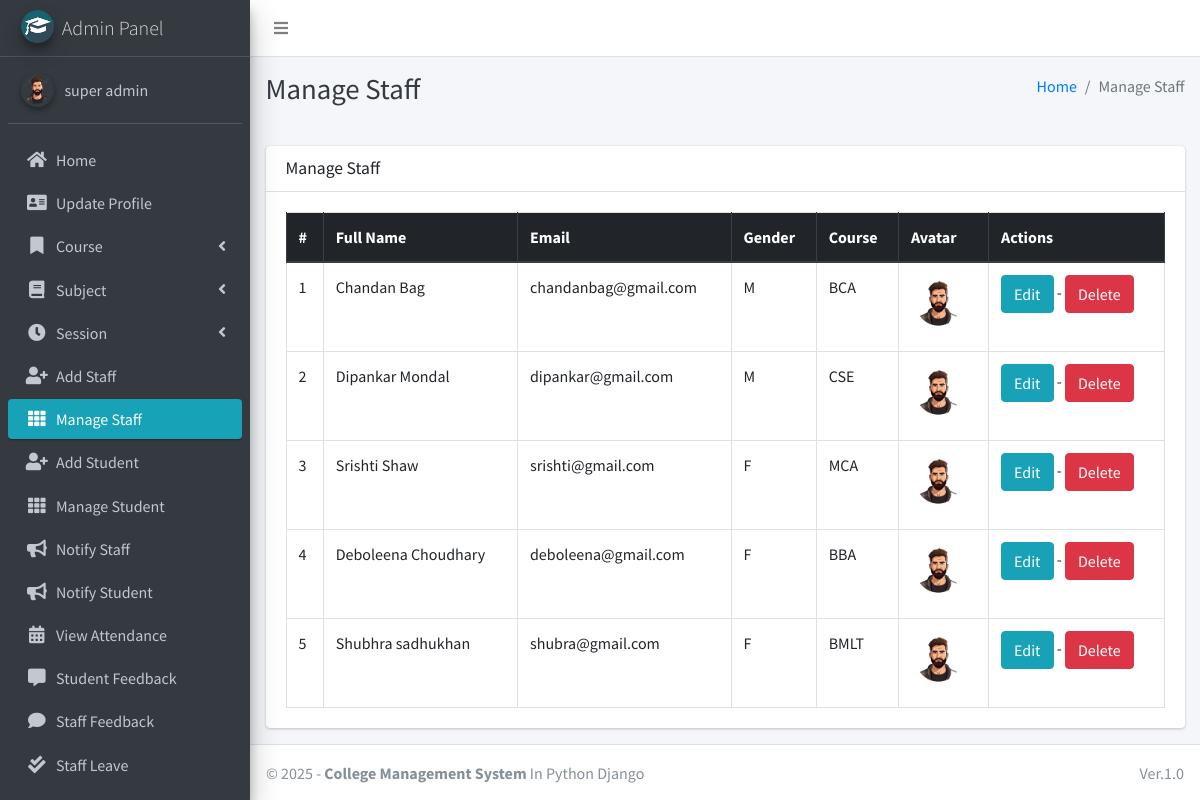
Page /staff/manage/ (signed in) on the committed database.
### main_app/models.py (models this page shows, shortened)
class CustomUser(AbstractUser):
    USER_TYPE = ((1, "HOD"), (2, "Staff"), (3, "Student"))
    GENDER = [("M", "Male"), ("F", "Female")]
    username = None  # Removed username, using email instead
    email = models.EmailField(unique=True)
    user_type = models.CharField(default=1, choices=USER_TYPE, max_length=1)
    gender = models.CharField(max_length=1, choices=GENDER)
    profile_pic = models.ImageField()
    address = models.TextField()
    fcm_token = models.TextField(default="")  # For firebase notifications
    created_at = models.DateTimeField(auto_now_add=True)
    updated_at = models.DateTimeField(auto_now=True)
    USERNAME_FIELD = "email"
    REQUIRED_FIELDS = []
    objects = CustomUserManager()
    def __str__(self):
        return self.first_name + " " + self.last_name

class Staff(models.Model):
    course = models.ForeignKey(Course, on_delete=models.DO_NOTHING, null=True, blank=False)
    admin = models.OneToOneField(CustomUser, on_delete=models.CASCADE)

class Course(models.Model):
    name = models.CharField(max_length=120)
    created_at = models.DateTimeField(auto_now_add=True)
    updated_at = models.DateTimeField(auto_now=True)

### main_app/hod_views.py (the view)
# urls.py: path("staff/manage/", hod_views.manage_staff, name='manage_staff'),
def manage_staff(request):
    allStaff = CustomUser.objects.filter(user_type=2)
    context = {
        'allStaff': allStaff,
        'page_title': 'Manage Staff'
    }
    return render(request, "hod_template/manage_staff.html", context)

### main_app/templates/hod_template/manage_staff.html
{% extends 'main_app/base.html' %}
{% load static %}
{% block page_title %}{{page_title}}{% endblock page_title %}
{% block content %}
<section class="content">
    <div class="container-fluid">
        <div class="row">
            <div class="col-md-12">
                <div class="card">
                    <div class="card-header">
                        <h3 class="card-title">{{page_title}}</h3>
                    </div>
                    <div class="card-body">
                        <table id="example2" class="table table-bordered table-hover">
                            <thead class="thead-dark">
                                <tr>
                                    <th>#</th>
                                    <th>Full Name</th>
                                    <th>Email</th>
                                    <th>Gender</th>
                                    <th>Course</th>
                                    <th>Avatar</th>
                                    <th>Actions</th>
                                </tr>
                            </thead>
                            <tbody>
                                {% for staff in allStaff %}
                                <tr>
                                    <td>{{ forloop.counter }}</td>
                                    <td>{{staff.first_name}} {{staff.last_name}}</td>
                                    <td>{{staff.email}}</td>
                                    <td>{{staff.gender}}</td>
                                    <td>{{staff.staff.course.name}}</td>
                                    <td>
                                        {% if staff.profile_pic == ""  %}
                                        No Image
                                        {% else %}
                                        <img class="img img-fluid mb-2" height="56" width="56"
                                            src="{{staff.profile_pic}}" alt="">
                                        {% endif %}
                                    </td>
                                    <td>
                                        <a href="{% url 'edit_staff' staff.staff.id %}" class="btn btn-info">Edit</a> -
                                        <a href="{% url 'delete_staff' staff.staff.id %}" class="btn btn-danger" onclick="return confirm('Are you sure about this ?')">Delete</a>
                                    </td>
                                </tr>
                                {% endfor %}
                            </tbody>
                        </table>
                    </div>
                </div>
            </div>
        </div>
    </div>
</section>
{% endblock content %}

### main_app/templates/main_app/sidebar_template.html (shortened to what this page needs)
{% load static %}
<aside class="main-sidebar sidebar-dark-info elevation-4">
    {% if request.user.user_type == '1' %}
    <a href="{% url 'admin_home' %}" class="brand-link">
        <img src="{% static 'dist/img/cmsl.png' %} " alt="AdminLTE Logo"
            class="brand-image img-circle elevation-3" >
        <span class="brand-text font-weight-light">Admin Panel</span>
    </a>
    <div class="sidebar">
        <div class="user-panel mt-3 pb-3 mb-3 d-flex">
            <div class="image">
                <img src="{{ request.user.profile_pic}}" class="img-circle elevation-2" alt="User Image">
            </div>
            <div class="info">
                <a href="#" class="d-block">{{user}}</a>
            </div>
        </div>
        <nav class="mt-2">
            <ul class="nav nav-pills nav-sidebar flex-column" data-widget="treeview" role="menu" data-accordion="false">
                <li class="nav-item">
                    {% url 'admin_home' as admin_home %}
                    <a href="{{admin_home}}" class="nav-link {% if admin_home == request.path %} active {% endif %}">
                        <i class="nav-icon fas fa-home"></i>
                        <p>
                            Home
                        </p>
                    </a>
                </li>
                <li class="nav-item">
                    {% url 'admin_view_profile' as admin_view_profile %}
                    <a href="{{admin_view_profile}}"
                        class="nav-link {% if admin_view_profile == request.path %} active {% endif %}">
                        <i class="nav-icon fas fa-address-card"></i>
                        <p>
                            Update Profile
                        </p>
                    </a>
                </li>
                <li class="nav-item has-treeview">
                    <a href="#" class="nav-link">
                        <i class="nav-icon fas fa-bookmark"></i>
                        <p>
                            Course
                            <i class="fas fa-angle-left right"></i>
                        </p>
                    </a>
                </li>
                <li class="nav-item has-treeview">
                    <a href="#" class="nav-link">
                        <i class="nav-icon fas fa-book"></i>
                        <p>
                            Subject
                            <i class="fas fa-angle-left right"></i>
                        </p>
                    </a>
                </li>
                <li class="nav-item has-treeview">
                    <a href="#" class="nav-link">
                        <i class="nav-icon fas fa-clock"></i>
                        <p>
                            Session
                            <i class="fas fa-angle-left right"></i>
                        </p>
                    </a>
                </li>
                <li class="nav-item">
                    {% url 'add_staff' as add_staff %}
                    <a href="{{add_staff}}" class="nav-link {% if add_staff == request.path %} active {% endif %}">
                        <i class="nav-icon fas fa-user-plus"></i>
                        <p>
                            Add Staff
                        </p>
                    </a>
                </li>
                <li class="nav-item">
                    {% url 'manage_staff' as manage_staff %}
                    {% url 'edit_staff' staff_id as edit_staff %}
                    <a href="{{manage_staff}}"
                        class="nav-link {% if manage_staff == request.path or request.path == edit_staff %} active {% endif %}">
                        <i class="nav-icon fas fa-th"></i>
                        <p>
                            Manage Staff
                        </p>
                    </a>
                </li>
                <li class="nav-item">
                    {% url 'add_student' as add_student%}
                    <a href="{{add_student}}" class="nav-link  {% if add_student == request.path %} active {% endif %}">
                        <i class="nav-icon fas fa-user-plus"></i>
                        <p>
                            Add Student
                        </p>
                    </a>
                </li>
                <li class="nav-item">
                    {% url 'manage_student' as manage_student %}
                    {% url 'edit_student' student_id as edit_student %}
                    <a href="{{manage_student}}"
                        class="nav-link  {% if edit_student == request.path or manage_student == request.path %} active {% endif %}">
                        <i class="nav-icon fas fa-th"></i>
                        <p>
                            Manage Student
                        </p>
                    </a>
                </li>
                <li class="nav-item">
                    {% url 'admin_notify_staff' as admin_notify_staff %}
                    <a href="{{admin_notify_staff}}"
                        class="nav-link {% if admin_notify_staff == request.path %} active {% endif %}">
                        <i class="nav-icon fas fa-bullhorn"></i>
                        <p>
                            Notify Staff
                        </p>
                    </a>
                </li>
                <li class="nav-item">
                    {% url 'admin_notify_student' as admin_notify_student %}
                    <a href="{{admin_notify_student}}"
                        class="nav-link {% if admin_notify_student == request.path %} active {% endif %}">
                        <i class="nav-icon fas fa-bullhorn"></i>
                        <p>
                            Notify Student
                        </p>
                    </a>
                </li>
                <li class="nav-item">
                    {% url 'admin_view_attendance' as admin_view_attendance %}
                <li class="nav-item">
                    <a href="{{admin_view_attendance}}"
                        class="nav-link  {% if admin_view_attendance == request.path %} active {% endif %}">
                        <i class="nav-icon fas fa-calendar-alt"></i>
                        <p>
                            View Attendance
                        </p>
                    </a>
                </li>
                <li class="nav-item">
                    {% url 'student_feedback_message' as student_feedback_message %}
                    <a href="{{ student_feedback_message }}"
                        class="nav-link  {% if student_feedback_message == request.path %} active {% endif %}">
                        <i class="nav-icon fas fa-comment-alt"></i>
                        <p>
                            Student Feedback
                        </p>
                    </a>
                </li>
                <li class="nav-item">
                    {% url 'staff_feedback_message' as staff_feedback_message %}
                    <a href="{{staff_feedback_message}}"
                        class="nav-link   {% if staff_feedback_message == request.path %} active {% endif %}">
                        <i class="nav-icon fas fa-comment"></i>
                        <p>
                            Staff Feedback
                        </p>
                    </a>
                </li>
                <li class="nav-item">
                    {% url 'view_staff_leave' as view_staff_leave %}
                    <a href="{{view_staff_leave}}"
                        class="nav-link  {% if view_staff_leave == request.path %} active {% endif %}">
                        <i class="nav-icon fas fa-check-double"></i>
                        <p>
                            Staff Leave
                        </p>
                    </a>
                </li>
                <li class="nav-item">
                    {% url 'view_student_leave' as view_student_leave %}
                    <a href="{% url 'view_student_leave' %}"
                        class="nav-link  {% if view_student_leave == request.path %} active {% endif %}">
                    </a>
                </li>
                                        {% endif %}
                                    </ul>
                                </nav>
                            </div>
</aside>

### rows in the picture
CustomUser: user.profile_pic (picture), first_name+last_name "super admin"
CustomUser: first_name "Chandan", last_name "Bag", email "chandanbag@gmail.com", gender "M", staff.course.name "BCA", profile_pic (placeholder picture)
CustomUser: first_name "Dipankar", last_name "Mondal", email "dipankar@gmail.com", gender "M", staff.course.name "CSE", profile_pic (picture)
CustomUser: first_name "Srishti", last_name "Shaw", email "srishti@gmail.com", gender "F", staff.course.name "MCA", profile_pic (picture)
CustomUser: first_name "Deboleena", last_name "Choudhary", email "deboleena@gmail.com", gender "F", staff.course.name "BBA", profile_pic (picture)
CustomUser: first_name "Shubhra", last_name "sadhukhan", email "shubra@gmail.com", gender "F", staff.course.name "BMLT", profile_pic (picture)

### other values in the picture
{{ page_title }} "Manage Staff"
